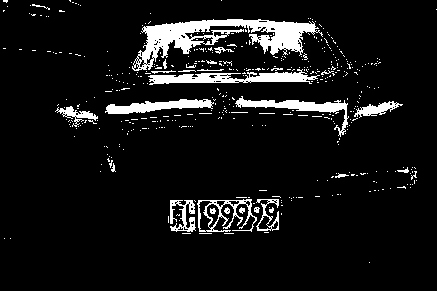
//> input picture practice/opencvcartest2/opencvcartest2/car_bw.png, 437 x 291 px, given in place of 033_2014-07-04 13-12-44_34.jpg, which was not available
$ ./pixeltest   (built with g++ and OpenCV 4)
//> lines starting //> are read from the running program, lines starting //| are printed output that depends on the picture; after the words box and inside, x2 and y2 are one past the last pixel; in counts of white or black regions, pixels touching at a corner belong together; pictures that were not available may be replaced by others from this repository, and a replacement may not be noted
### practice/pixeltest/pixeltest/stdafx.h
// stdafx.h : 标准系统包含文件的包含文件，
// 或是经常使用但不常更改的
// 特定于项目的包含文件
//

#pragma once

#include "targetver.h"

#include <stdio.h>
#include <tchar.h>


// TODO: 在此处引用程序需要的其他头文件

### practice/pixeltest/pixeltest/pixeltest.cpp
// pixeltest.cpp : 定义控制台应用程序的入口点。
//

#include "stdafx.h"
#include <iostream>
#include "opencv2/highgui/highgui.hpp"
#include "opencv2/imgproc/imgproc.hpp"
#include <stdio.h>
#include <cv.h>
using namespace cv;
using namespace std;

IplImage* src = 0;
IplImage* dst = 0;
IplImage* xsrc = 0;
void on_mouse( int event, int x, int y, int flags, void* ustc)
{
    static CvPoint pre_pt = {-1,-1};
    static CvPoint cur_pt = {-1,-1};
    CvFont font;
    cvInitFont(&font, CV_FONT_HERSHEY_SIMPLEX, 0.5, 0.5, 0, 1, CV_AA);
    char temp[16];

    if( event == CV_EVENT_LBUTTONDOWN )
    {
        cvCopy(dst,xsrc);
        sprintf(temp,"(%d,%d)",x,y);
        pre_pt = cvPoint(x,y);
        cvPutText(xsrc,temp, pre_pt, &font, cvScalar(0,0, 0, 255));
        cvCircle( xsrc, pre_pt, 3,cvScalar(255,0,0,0) ,CV_FILLED, CV_AA, 0 );
        cvShowImage( "xsrc", xsrc );
        cvCopy(xsrc,dst);
    }
    else if( event == CV_EVENT_MOUSEMOVE && !(flags & CV_EVENT_FLAG_LBUTTON))
    {
        cvCopy(dst,xsrc);
        sprintf(temp,"(%d,%d)",x,y);
        cur_pt = cvPoint(x,y);
        cvPutText(xsrc,temp, cur_pt, &font, cvScalar(0,0, 0, 255));
        cvShowImage( "xsrc", xsrc );
    }
    else if( event == CV_EVENT_MOUSEMOVE && (flags & CV_EVENT_FLAG_LBUTTON))
    {
        cvCopy(dst,xsrc);
        sprintf(temp,"(%d,%d)",x,y);
        cur_pt = cvPoint(x,y);
        cvPutText(xsrc,temp, cur_pt, &font, cvScalar(0,0, 0, 255));
        cvRectangle(xsrc, pre_pt, cur_pt, cvScalar(0,255,0,0), 1, 8, 0 );
        cvShowImage( "xsrc", xsrc );
    }
    else if( event == CV_EVENT_LBUTTONUP )
    {
        sprintf(temp,"(%d,%d)",x,y);
        cur_pt = cvPoint(x,y);
        cvPutText(xsrc,temp, cur_pt, &font, cvScalar(0,0, 0, 255));
        cvCircle( xsrc, cur_pt, 3,cvScalar(255,0,0,0) ,CV_FILLED, CV_AA, 0 );
        cvRectangle( xsrc, pre_pt, cur_pt, cvScalar(0,255,0,0), 1, 8, 0 );
        cvShowImage( "xsrc", xsrc );
        cvCopy(xsrc,dst);
    }
}
int _tmain(int argc, _TCHAR* argv[])
{
	CvSize czSize;              //目标图像尺寸
    src=cvLoadImage("H:\\pic\\033_2014-07-04 13-12-44_34.jpg",1);
//> src is the input picture: 291 rows x 437 cols, CV_8UC3; 8.1% white; 446 white regions (418 under 20 px), largest, box (x1, y1, x2, y2) and area: (132, 19, 323, 71) 3589, (148, 69, 320, 85) 1325, (235, 96, 349, 137) 987
   // dst=cvCloneImage(src);
	xsrc = NULL;
	//计算目标图像大小
    czSize.width = src->width * 0.5;
//> czSize = Size(218, 0)
    czSize.height = src->height * 0.5;
//> czSize = Size(218, 145)
	xsrc = cvCreateImage(czSize, src->depth, src->nChannels);
    cvResize(src, xsrc, CV_INTER_AREA);
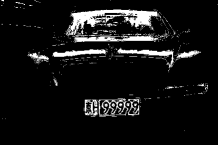
//> xsrc: 145 rows x 218 cols, CV_8UC3; min 0, max 255, mean 20.7
	dst=cvCloneImage(xsrc);
    cvNamedWindow("xsrc",1);
    cvSetMouseCallback( "xsrc", on_mouse, 0 );

    cvShowImage("xsrc",xsrc);

    cvWaitKey(0);
//> the left mouse button is pressed at (54, 36)
//> in on_mouse, `cvPutText(xsrc,temp, pre_pt, &font, cvScalar(0,0, 0, 255));`:
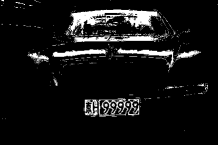
//> xsrc: 145 rows x 218 cols, CV_8UC3; 0.74% of pixels changed, all inside (x1, y1, x2, y2) = (58, 23, 113, 41)
//> the mouse is dragged to (109, 72)
//> call 2 of on_mouse, with event = 0, x = 109, y = 72, flags = 1
//> in on_mouse (call 2), `cvPutText(xsrc,temp, cur_pt, &font, cvScalar(0,0, 0, 255));`: xsrc: 145 rows x 218 cols, CV_8UC3; mean B, G, R 20.5, 20.2, 20.2
//> in on_mouse (call 2), `cvRectangle(xsrc, pre_pt, cur_pt, cvScalar(0,255,0,0), 1, 8, 0 );`:
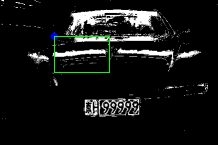
//> xsrc: 145 rows x 218 cols, CV_8UC3; mean B, G, R 20.3, 21.5, 20
//> the mouse is dragged to (163, 108)
//> call 3 of on_mouse, with event = 0, x = 163, y = 108, flags = 1
//> in on_mouse (call 3), `cvRectangle(xsrc, pre_pt, cur_pt, cvScalar(0,255,0,0), 1, 8, 0 );`:
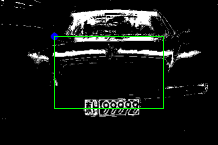
//> xsrc: 145 rows x 218 cols, CV_8UC3; mean B, G, R 19.9, 22.5, 19.6
//> the button is released at (163, 108)
//> call 4 of on_mouse, with event = 4, x = 163, y = 108, flags = 0
//> in on_mouse (call 4), `cvPutText(xsrc,temp, cur_pt, &font, cvScalar(0,0, 0, 255));`: xsrc: 145 rows x 218 cols, CV_8UC3; 4 pixels changed, all inside (x1, y1, x2, y2) = (166, 96, 170, 98)
//> in on_mouse (call 4), `cvCircle( xsrc, cur_pt, 3,cvScalar(255,0,0,0) ,CV_FILLED, CV_AA, 0 );`:
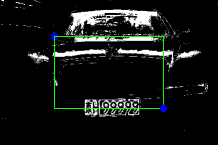
//> xsrc: 145 rows x 218 cols, CV_8UC3; mean B, G, R 20.2, 22.5, 19.6
//> in on_mouse (call 4), `cvRectangle( xsrc, pre_pt, cur_pt, cvScalar(0,255,0,0), 1, 8, 0 );`: xsrc: 145 rows x 218 cols, CV_8UC3; 9 pixels changed, all inside (x1, y1, x2, y2) = (159, 104, 164, 109)
    cvDestroyAllWindows();
	cvReleaseImage(&src);
    cvReleaseImage(&xsrc);
    cvReleaseImage(&dst);
    return 0;
}
